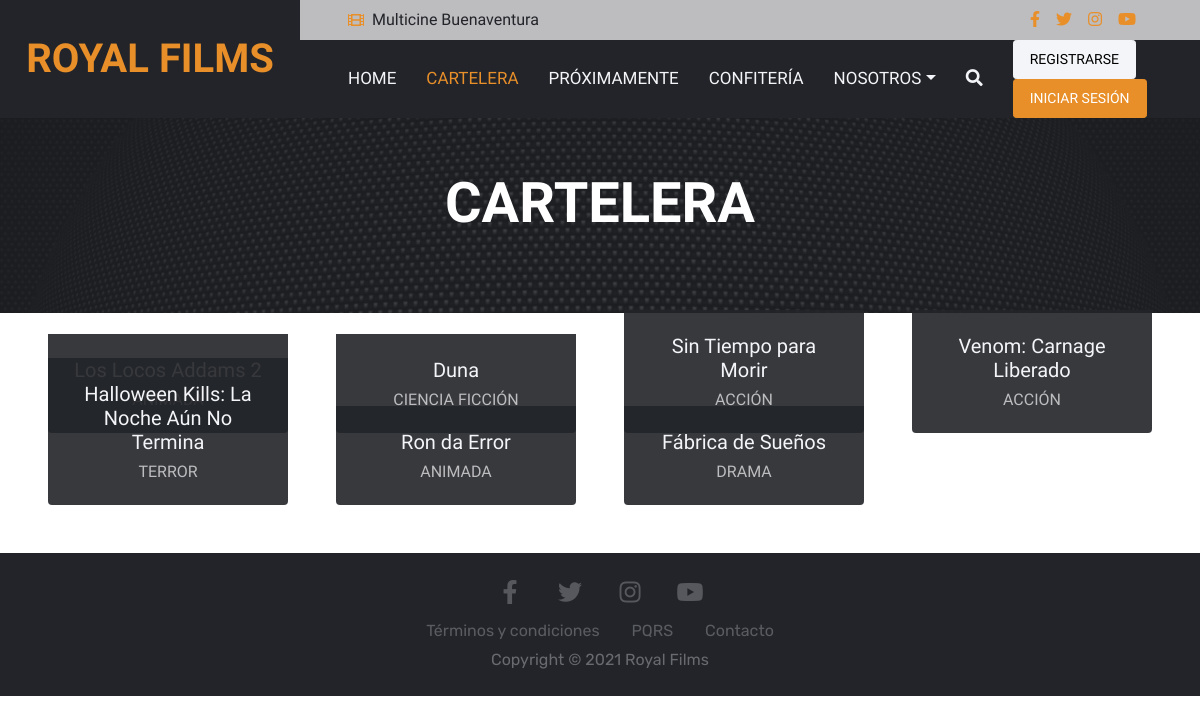
The page /cartelera/ on the database as committed earlier.
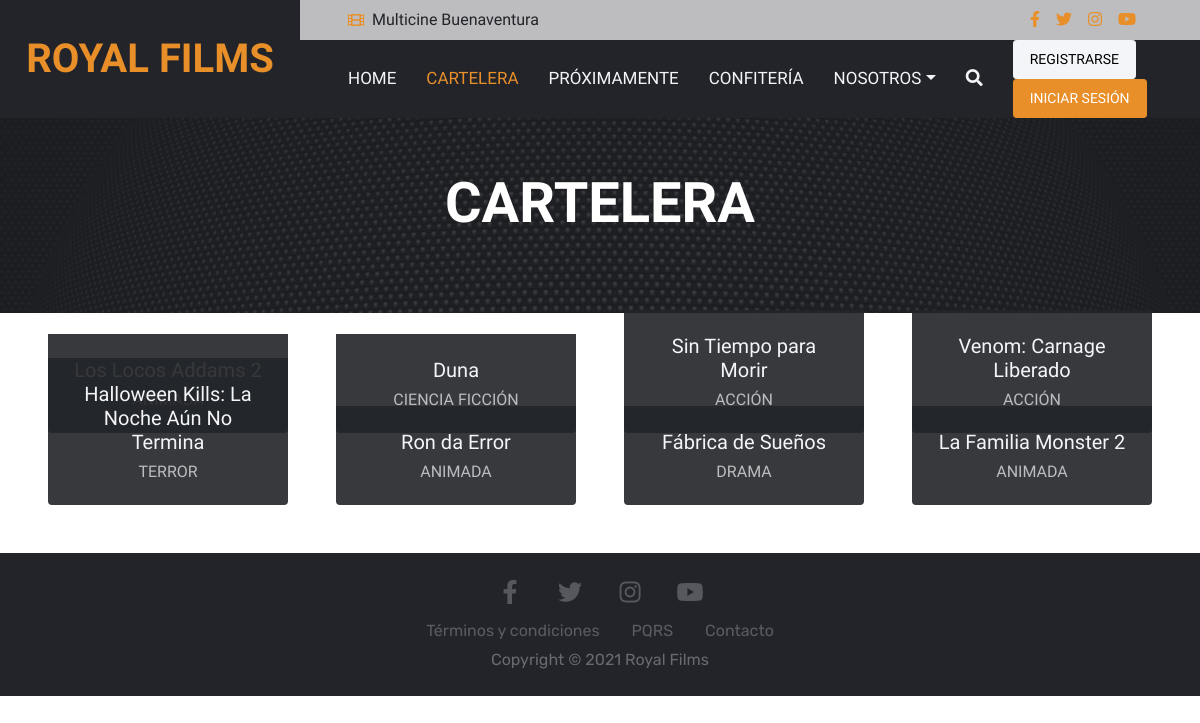
The same page on the database as committed later.
### app/models.py (models this page shows, shortened)
class Movie(db.Model):
    __tablename__ = 'movie'
    movie_id = db.Column(db.Integer, primary_key=True)
    title = db.Column(db.String(255), unique=True)
    poster_file = db.Column(db.String(255), nullable=False)
    trailer_url = db.Column(db.String(255), nullable=False)
    synopsis = db.Column(db.Text, nullable=False)
    length = db.Column(db.String(100), nullable=False)
    format = db.Column(db.String(50), nullable=False)
    genre= db.Column(db.String(50), nullable=False)
    rating = db.Column(db.String(50), nullable=False)
    cast = db.Column(db.String(255), nullable=False)
    release = db.Column(db.String(50), nullable=False)
    status = db.Column(db.String(50), nullable=False)

### app/home/views.py (the view)
@home.route('/cartelera/')
def cartelera():
    billboard = Movie.query.filter_by(status = 'active').all()
    return render_template('cartelera.html', movies=billboard)

### app/home/templates/cartelera.html (shortened to what this page needs)
{% extends 'base.html' %}
{% set active_page = "Cartelera" %}
{% block body %}
<div class="container-fluid bg-primary p-5 bg-hero mb-5">
    <div class="row py-1">
        <div class="col-12 text-center">
            <h1 class="display-4 text-uppercase text-white mb-md-4">Cartelera</h1>
        </div>
    </div>
</div>
<div class="container-fluid p-5">
    <div class="row g-5">
        {% for m in movies %}
        <div class="col-lg-3 col-md-6">
            <div class="team-item position-relative">
                <div class="position-relative overflow-hidden rounded">
                </div>
                <div class="position-absolute start-0 bottom-0 w-100 rounded-bottom text-center p-4"
                    style="background: rgba(34, 36, 41, .9);">
                    <h5 class="text-light">{{ m.title }}</h5>
                    <h6 class="text-uppercase text-secondary m-0">{{ m.genre }}</h6>
                </div>
            </div>
        </div>
        {% endfor %}
    </div>
</div>
{% endblock %}

Rows that differ between the two databases and show on the page:
now on this page (row edited): Movie: title "La Familia Monster 2", genre "ANIMADA"
